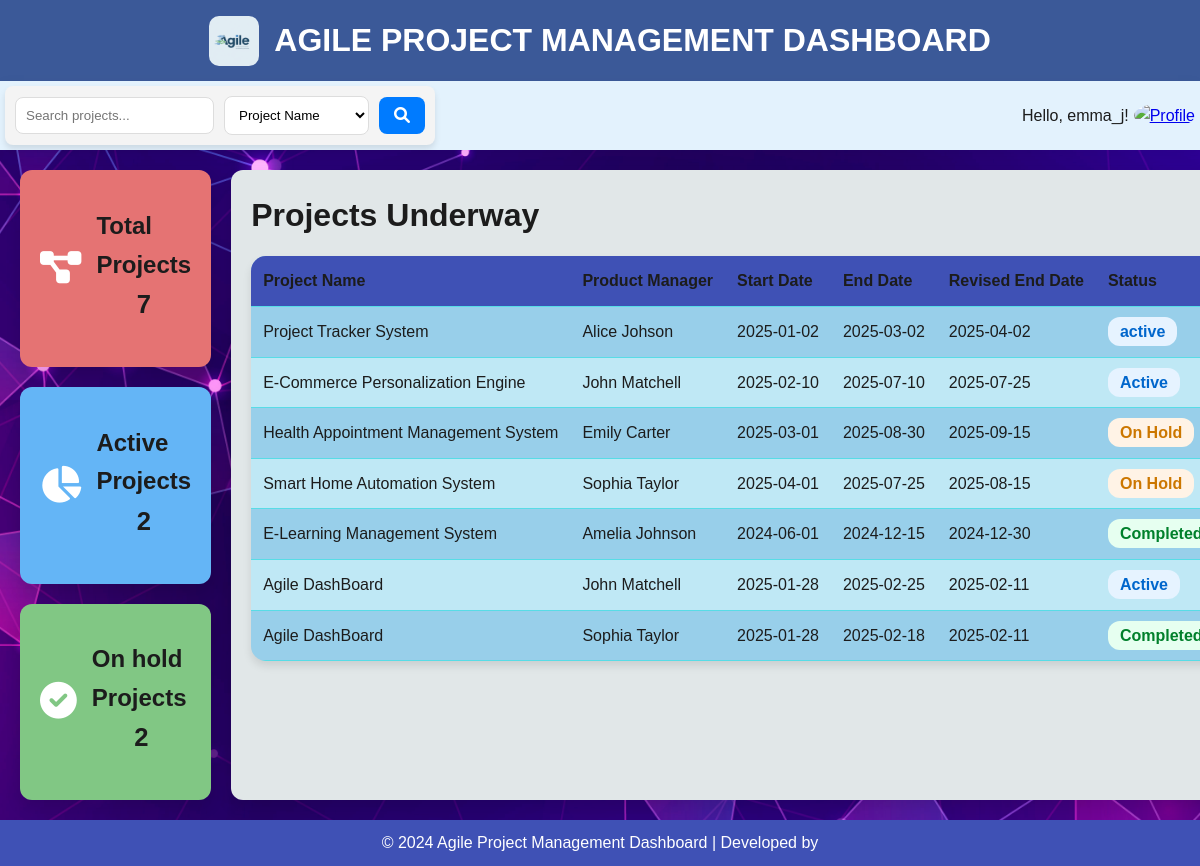
The page /projects/Developer/12 (signed in) on the database as committed earlier.
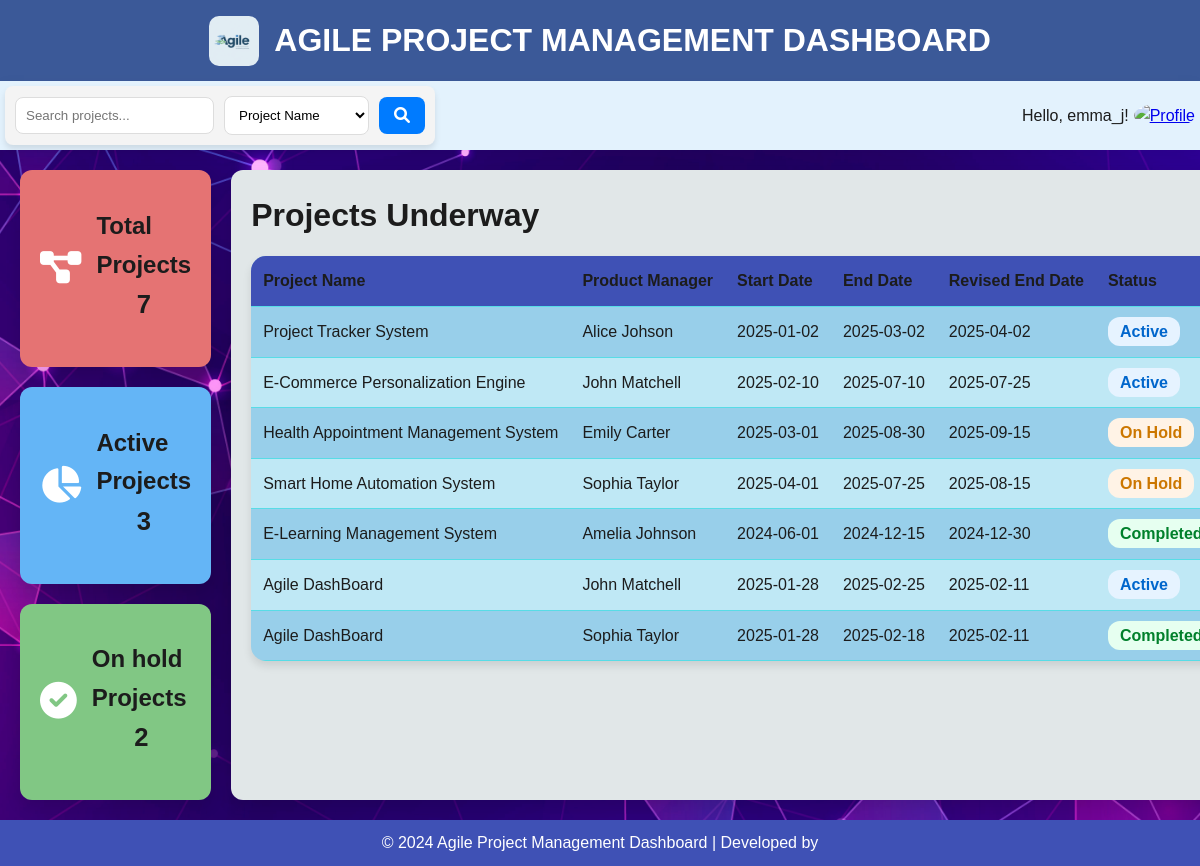
The same page on the database as committed later.
### models.py (models this page shows, shortened)
class Users(db.Model, UserMixin):
    __tablename__ = 'Users'
    UserID = db.Column(db.Integer, primary_key=True, autoincrement=True)
    UserName = db.Column(db.String(255), unique=True, nullable=False)
    Password = db.Column(db.String(255), nullable=False)
    Email = db.Column(db.String(255), unique=True, nullable=False)
    Role = db.Column(db.String(100), nullable=False)
    PhoneNumber = db.Column(db.String(15))
    Name = db.Column(db.String(255), nullable=False)
    Approved = db.Column(db.Boolean, default=False)
    DOB = db.Column(db.DateTime,nullable=True)
    login_time = db.Column(db.DateTime, nullable=True)
    logout_time = db.Column(db.DateTime, nullable=True)
    profile_picture = db.Column(db.String(100))  # Store the file path of the profile picture
    tasks = db.relationship('Tasks', backref='assigned_user', lazy=True)
    roles = db.relationship('UserRoles', backref='user', lazy=True)

class ProjectDetails(db.Model):
    __tablename__ = 'ProjectDetails'
    ProjectId = db.Column(db.Integer, primary_key=True, autoincrement=True)
    ProductOwnerId = db.Column(db.Integer, db.ForeignKey('ProductOwner.ProductOwnerId'), nullable=False)
    ProjectName = db.Column(db.String(255), nullable=False)
    ProjectDescription = db.Column(db.Text)
    StartDate = db.Column(db.Date, nullable=False)
    EndDate = db.Column(db.Date, nullable=False)
    RevisedEndDate = db.Column(db.Date)
    Status = db.Column(db.String(100), default="Not Started")
    sprints = db.relationship('SprintCalendar', backref='project', lazy=True)
    user_stories = db.relationship('UserStories', backref='project', lazy=True)
    def __repr__(self):
        return f"<ProjectDetails {self.ProjectName}>"

class ProductOwner(db.Model):
    __tablename__ = 'ProductOwner'
    ProductOwnerId = db.Column(db.Integer, primary_key=True, autoincrement=True)
    Name = db.Column(db.String(255), nullable=False)
    Email = db.Column(db.String(255), unique=True, nullable=False)
    RoleName = db.Column(db.String(255), nullable=False)
    projects = db.relationship('ProjectDetails', backref='product_owner', lazy=True)

### main.py (the view)
@app.route("/projects/<role>/<int:userid>")
def projects(role,userid):
    projects_data = ProjectDetails.query.all()
    print(projects_data)
    total_projects = ProjectDetails.query.count()
    active_projects = ProjectDetails.query.filter_by(Status="Active").count()
    on_hold_projects = ProjectDetails.query.filter_by(Status="On Hold").count()
    user = Users.query.filter_by(UserID=userid).first().Name
    projects = [
        {
            "project_name": project.ProjectName,
            "product_owner": project.product_owner.Name,
            "start_date": project.StartDate,
            "end_date": project.EndDate,
            "revised_end_date": project.RevisedEndDate,
            "status": project.Status,
            "project_id": project.ProjectId,
        }
        for project in projects_data
    ]
    return render_template(
        "Dashboard.html",
        projects=projects,
        total_projects=total_projects,
        active_projects=active_projects,
        on_hold_projects=on_hold_projects,
        user_name=session['username'],
        role=role
    )

### templates/Dashboard.html (shortened to what this page needs)
<!DOCTYPE html>
<html lang="en">
  <head>
    <link
      href="https://cdnjs.cloudflare.com/ajax/libs/font-awesome/6.0.0-beta3/css/all.min.css"
      rel="stylesheet"
    />
    <link rel="stylesheet" href="{{ url_for('static', filename='css/dashboard.css') }} "/>
  </head>
  <body>
    <div class="dashboard-container">
      <div class="header">
        <img
                  src="{{ url_for('static',filename='images/logo3.jpg') }}"
                  alt="Logo"
                  class="profile-pic"
              />
        <h1>AGILE PROJECT MANAGEMENT DASHBOARD</h1>
      </div>
      <div class="top-bar">
        <div class="search-bar">
          <input
            type="text"
            id="search-input"
            placeholder="Search projects..."
          />
          <select id="search-filter">
            <option value="project_name">Project Name</option>
          </select>
          <button id="search-btn">
            <i class="fas fa-search"></i>
          </button>
        </div>
        <div class="greeting">
          <span>Hello, {{ user_name }}!</span>
          <div class="dropdown">
            <a href="{{url_for('auth.login')}}"
              ><img
                src="{{ url_for('static', filename=current_user.profile_picture) }}"
                alt="Profile"
                class="profile-pic"
            /></a>
          </div>
        </div>
      </div>
      <div class="dashboard-content">
        <div class="quick-stats">
          <div class="stat-card stat-total">
            <i class="fas fa-project-diagram"></i>
            <div class="stat-card-content">
              <h2>Total Projects</h2>
              <h3 style="text-align: center">{{ total_projects }}</h3>
            </div>
          </div>
          <div class="stat-card stat-distribution">
            <i class="fas fa-chart-pie"></i>
            <div class="stat-card-content">
              <h2>Active Projects</h2>
              <h3 style="text-align: center">{{ active_projects }}</h3>
            </div>
          </div>
          <div class="stat-card stat-completion">
            <i class="fas fa-check-circle"></i>
            <div class="stat-card-content">
              <h2>On hold Projects</h2>
              <h3 style="text-align: center">{{ on_hold_projects }}</h3>
            </div>
          </div>
        </div>
        <div class="projects-section">
          <h2>Projects Underway</h2>
          <table class="project-table">
            <thead>
              <tr>
                <th>Project Name</th>
                <th>Product Manager</th>
                <th>Start Date</th>
                <th>End Date</th>
                <th>Revised End Date</th>
                <th>Status</th>
              </tr>
            </thead>
            <tbody>
              {% for project in projects %}
              <tr>
                <td>{{ project.project_name }}</td>
                <td>{{ project.product_owner }}</td>
                <td>{{ project.start_date }}</td>
                <td>{{ project.end_date }}</td>
                <td>{{ project.revised_end_date }}</td>
                <td><span class="status {% if project.status == 'Completed' %}completed{% elif project.status == 'On Hold' %}On-Hold{% else %}Active{% endif %}">
                  {{ project.status }}
              </span></td>
              </tr>
              {% endfor %}
            </tbody>
          </table>
        </div>
      </div>
      <div class="footer">
        <p>
          &copy; 2024 Agile Project Management Dashboard | Developed by {{
        </p>
      </div>
    </div>
  </body>
</html>

### static/css/dashboard.css (style rules this page uses)
:root { --primary-color: #3b5998; --secondary-color: #3949ab; --background-light: #f5f5f5; --background-lighter: #ffffff; --text-dark: #1c1c1c; --text-light: #757575; --success-color: #43a047; --warning-color: #fbc02d; --danger-color: #e53935; --alt-color-1: #e3f2fd; --alt-color-2: #737aac; --alt-color-3: #434a7c; --card-shadow: 0 8px 15px rgba(0, 0, 0, 0.1); --button-bg: #3b5998; --button-hover-bg: #283593; --button-text-color: #ffffff; --status-active-bg: #43a047; --status-hold-bg: #fbc02d; --stat-color-total: #e57373; --stat-color-distribution: #64b5f6; --stat-color-completion: #81c784; }
* { margin: 0; padding: 0; box-sizing: border-box; transition: all 0.3s ease; }
body { font-family: 'Roboto Slab', sans-serif; background-color: var(--background-light); color: var(--text-dark); line-height: 1.6; background-image: url('/static/images/image.jpg'); background-size: cover; background-position: center; background-repeat: no-repeat; background-attachment: fixed; height: 100vh; margin: 0; }
.search-bar { display: flex; align-items: center; background: #f4f4f4; padding: 10px; border-radius: 8px; box-shadow: 0 4px 6px rgba(0, 0, 0, 0.1); }
.search-bar input { flex: 1; padding: 10px; border: 1px solid #ddd; border-radius: 8px; outline: none; transition: all 0.3s; }
.search-bar select { margin-left: 10px; padding: 10px; border: 1px solid #ddd; border-radius: 8px; outline: none; background: #fff; transition: all 0.3s; }
.search-bar button { margin-left: 10px; padding: 10px 15px; border: none; background: #007bff; color: white; border-radius: 8px; cursor: pointer; transition: background 0.3s; }
.search-bar button i { font-size: 16px; }
.dashboard-container { display: grid; grid-template-rows: auto 1fr; height: 50vh; max-width: 1920px; margin: 0 auto; box-shadow: var(--card-shadow); }
.header { background-color: var(--primary-color); color: var(--button-text-color); padding: 15px; text-align: center; display: flex; justify-content: center; align-items: center; }
.header img { height: 50px; margin-right: 15px; border-radius: 10px; }
.header h1 { font-size: 2rem; font-weight: 600; }
.top-bar { display: flex; justify-content: space-between; align-items: center; padding: 5px; background-color: var(--alt-color-1); box-shadow: 0 5px 15px rgba(0, 0, 0, 0.05); }
.greeting { display: flex; align-items: center; gap: 5px; margin-left: auto; }
.greeting img { width: 40px; height: 40px; border-radius: 50%; cursor: pointer; }
.greeting span { font-size: 1rem; color: var(--text-dark); }
.dropdown { position: relative; }
.dashboard-content { display: grid; grid-template-columns: 1fr 4fr; gap: 20px; padding: 20px; height: calc(100vh - 130px); overflow-y: auto; }
.quick-stats { display: grid; grid-template-columns: 1fr; gap: 20px; }
.status { padding: 6px 12px; border-radius: 12px; font-weight: bold; }
.completed { background-color: #e6fff0; color: #00802b; }
.On-Hold { background-color: #fff3e6; color: #cc7700; }
.Active { background-color: #e6f3ff; color: #0066cc; }
.stat-card { border-radius: 12px; padding: 20px; box-shadow: var(--card-shadow); display: flex; align-items: center; gap: 15px; color: var(--text-dark); }
.stat-card i { font-size: 2.3rem; color: var(--button-text-color); }
.stat-card-content h3 { text-align: center; font-size: 1.6rem; margin-bottom: 5px; }
.stat-total { background-color: var(--stat-color-total); }
.stat-distribution { background-color: var(--stat-color-distribution); }
.stat-completion { background-color: var(--stat-color-completion); }
.projects-section { background-color:#e1e7e8; border-radius: 12px; box-shadow: var(--card-shadow); padding: 20px; position: relative; }
.projects-section h2 { font-size: 2rem; margin-bottom: 15px; }
.project-table { width: 100%; border-collapse: collapse; margin-top: 10px; }
.project-table th, .project-table td { color: var(--text-dark); padding: 12px; text-align: left; border-bottom: 1px solid #58dce6; }
.footer { background-color: #3f51b5; color: white; text-align: center; padding: 10px; }
table { width: 100%; border-collapse: collapse; background: rgb(152, 207, 234); box-shadow: 0 5px 8px rgba(0, 0, 0, 0.1); border-radius: 15px; overflow: hidden; }
table thead { background-color: #3f51b5; color: white; }
table th, table td { padding: 13px; text-align: center; font-size: 1rem; white-space:nowrap; }
table tbody tr:nth-child(even) { background-color: #bfe8f5; }

Rows that differ between the two databases and show on the page:
changed ProjectDetails "Project Tracker System": status "active" → "Active"
Other text that changed with them:
{{ active_projects }}: "2" → "3"
